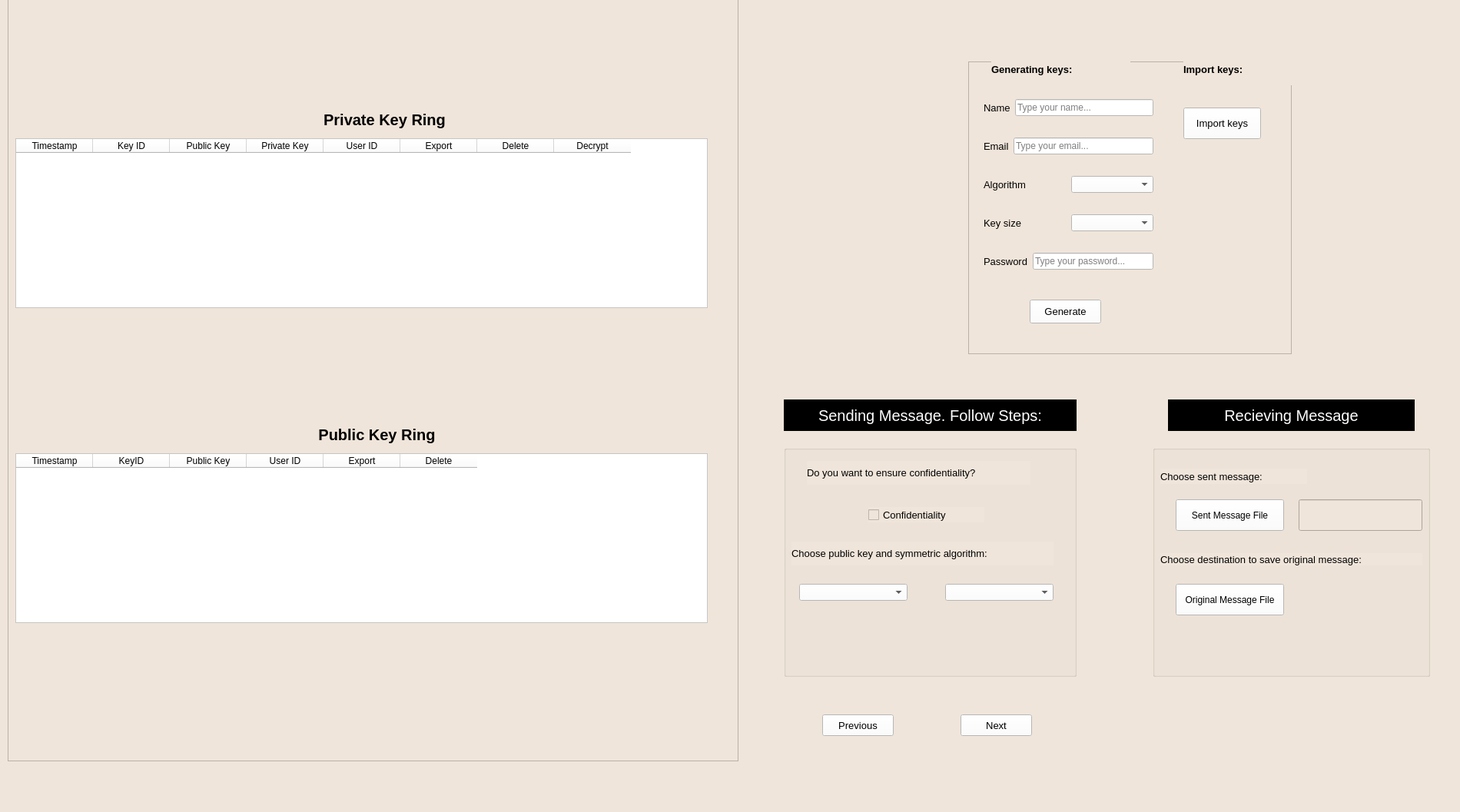
<?xml version="1.0" encoding="UTF-8"?>
<ui version="4.0">
 <class>MainWindow</class>
 <widget class="QMainWindow" name="MainWindow">
  <property name="geometry">
   <rect>
    <x>0</x>
    <y>0</y>
    <width>1900</width>
    <height>1057</height>
   </rect>
  </property>
  <property name="mouseTracking">
   <bool>true</bool>
  </property>
  <property name="contextMenuPolicy">
   <enum>Qt::NoContextMenu</enum>
  </property>
  <property name="windowTitle">
   <string>MainWindow</string>
  </property>
  <property name="toolTip">
   <string>&lt;html&gt;&lt;head/&gt;&lt;body&gt;&lt;p&gt;&lt;br/&gt;&lt;/p&gt;&lt;/body&gt;&lt;/html&gt;</string>
  </property>
  <property name="styleSheet">
   <string notr="true">
background-color: rgb(240, 229, 218);</string>
  </property>
  <widget class="QWidget" name="centralwidget">
   <widget class="QFrame" name="frame">
    <property name="geometry">
     <rect>
      <x>1260</x>
      <y>80</y>
      <width>421</width>
      <height>381</height>
     </rect>
    </property>
    <property name="styleSheet">
     <string notr="true">
background-color: rgb(240, 229, 218);</string>
    </property>
    <property name="frameShape">
     <enum>QFrame::StyledPanel</enum>
    </property>
    <property name="frameShadow">
     <enum>QFrame::Raised</enum>
    </property>
    <widget class="QWidget" name="layoutWidget">
     <property name="geometry">
      <rect>
       <x>20</x>
       <y>40</y>
       <width>221</width>
       <height>41</height>
      </rect>
     </property>
     <layout class="QHBoxLayout" name="horizontalLayout">
      <item>
       <widget class="QLabel" name="label">
        <property name="font">
         <font>
          <pointsize>10</pointsize>
         </font>
        </property>
        <property name="text">
         <string>Name</string>
        </property>
       </widget>
      </item>
      <item>
       <widget class="QLineEdit" name="name_LE">
        <property name="styleSheet">
         <string notr="true">
background-color: rgb(255, 255, 255);</string>
        </property>
        <property name="placeholderText">
         <string>Type your name...</string>
        </property>
       </widget>
      </item>
     </layout>
    </widget>
    <widget class="QWidget" name="layoutWidget">
     <property name="geometry">
      <rect>
       <x>20</x>
       <y>90</y>
       <width>221</width>
       <height>41</height>
      </rect>
     </property>
     <layout class="QHBoxLayout" name="horizontalLayout_2">
      <item>
       <widget class="QLabel" name="label_2">
        <property name="font">
         <font>
          <pointsize>10</pointsize>
         </font>
        </property>
        <property name="text">
         <string>Email</string>
        </property>
       </widget>
      </item>
      <item>
       <widget class="QLineEdit" name="email_LE">
        <property name="styleSheet">
         <string notr="true">background-color: rgb(255, 255, 255);</string>
        </property>
        <property name="placeholderText">
         <string>Type your email...</string>
        </property>
       </widget>
      </item>
     </layout>
    </widget>
    <widget class="QWidget" name="layoutWidget">
     <property name="geometry">
      <rect>
       <x>20</x>
       <y>140</y>
       <width>221</width>
       <height>41</height>
      </rect>
     </property>
     <layout class="QHBoxLayout" name="horizontalLayout_3">
      <item>
       <widget class="QLabel" name="label_4">
        <property name="font">
         <font>
          <pointsize>10</pointsize>
         </font>
        </property>
        <property name="text">
         <string>Algorithm</string>
        </property>
       </widget>
      </item>
      <item>
       <widget class="QComboBox" name="algorithm_CB">
        <property name="styleSheet">
         <string notr="true">background-color: rgb(255, 255, 255);</string>
        </property>
        <item>
         <property name="text">
          <string/>
         </property>
        </item>
        <item>
         <property name="text">
          <string>RSA</string>
         </property>
        </item>
        <item>
         <property name="text">
          <string>DSA</string>
         </property>
        </item>
        <item>
         <property name="text">
          <string>ElGamal</string>
         </property>
        </item>
       </widget>
      </item>
     </layout>
    </widget>
    <widget class="QWidget" name="layoutWidget">
     <property name="geometry">
      <rect>
       <x>20</x>
       <y>190</y>
       <width>221</width>
       <height>41</height>
      </rect>
     </property>
     <layout class="QHBoxLayout" name="horizontalLayout_4">
      <item>
       <widget class="QLabel" name="label_5">
        <property name="font">
         <font>
          <pointsize>10</pointsize>
         </font>
        </property>
        <property name="text">
         <string>Key size</string>
        </property>
       </widget>
      </item>
      <item>
       <widget class="QComboBox" name="keySize_CB">
        <property name="styleSheet">
         <string notr="true">background-color: rgb(255, 255, 255);</string>
        </property>
        <item>
         <property name="text">
          <string/>
         </property>
        </item>
        <item>
         <property name="text">
          <string>1024</string>
         </property>
        </item>
        <item>
         <property name="text">
          <string>2048</string>
         </property>
        </item>
       </widget>
      </item>
     </layout>
    </widget>
    <widget class="QWidget" name="layoutWidget">
     <property name="geometry">
      <rect>
       <x>20</x>
       <y>240</y>
       <width>221</width>
       <height>41</height>
      </rect>
     </property>
     <layout class="QHBoxLayout" name="horizontalLayout_5">
      <item>
       <widget class="QLabel" name="label_3">
        <property name="font">
         <font>
          <pointsize>10</pointsize>
         </font>
        </property>
        <property name="text">
         <string>Password</string>
        </property>
       </widget>
      </item>
      <item>
       <widget class="QLineEdit" name="password_LE">
        <property name="styleSheet">
         <string notr="true">background-color: rgb(255, 255, 255);</string>
        </property>
        <property name="placeholderText">
         <string>Type your password...</string>
        </property>
       </widget>
      </item>
     </layout>
    </widget>
    <widget class="QPushButton" name="generateButton">
     <property name="geometry">
      <rect>
       <x>80</x>
       <y>310</y>
       <width>93</width>
       <height>31</height>
      </rect>
     </property>
     <property name="font">
      <font>
       <pointsize>10</pointsize>
      </font>
     </property>
     <property name="styleSheet">
      <string notr="true">background-color: rgb(255, 255, 255);</string>
     </property>
     <property name="text">
      <string>Generate</string>
     </property>
    </widget>
    <widget class="QToolButton" name="importButton">
     <property name="geometry">
      <rect>
       <x>280</x>
       <y>60</y>
       <width>101</width>
       <height>41</height>
      </rect>
     </property>
     <property name="font">
      <font>
       <pointsize>10</pointsize>
      </font>
     </property>
     <property name="styleSheet">
      <string notr="true">
background-color: rgb(255, 255, 255);</string>
     </property>
     <property name="text">
      <string>Import keys</string>
     </property>
    </widget>
    <widget class="QLabel" name="label_18">
     <property name="geometry">
      <rect>
       <x>30</x>
       <y>-10</y>
       <width>181</width>
       <height>41</height>
      </rect>
     </property>
     <property name="font">
      <font>
       <pointsize>10</pointsize>
       <weight>75</weight>
       <bold>true</bold>
      </font>
     </property>
     <property name="text">
      <string>Generating keys:</string>
     </property>
    </widget>
    <widget class="QLabel" name="label_19">
     <property name="geometry">
      <rect>
       <x>280</x>
       <y>-10</y>
       <width>151</width>
       <height>41</height>
      </rect>
     </property>
     <property name="font">
      <font>
       <pointsize>10</pointsize>
       <weight>75</weight>
       <bold>true</bold>
      </font>
     </property>
     <property name="text">
      <string>Import keys:</string>
     </property>
    </widget>
   </widget>
   <widget class="QFrame" name="frame_2">
    <property name="geometry">
     <rect>
      <x>10</x>
      <y>-20</y>
      <width>951</width>
      <height>1011</height>
     </rect>
    </property>
    <property name="frameShape">
     <enum>QFrame::StyledPanel</enum>
    </property>
    <property name="frameShadow">
     <enum>QFrame::Raised</enum>
    </property>
    <widget class="QTableWidget" name="PrivateKeyRing">
     <property name="geometry">
      <rect>
       <x>10</x>
       <y>200</y>
       <width>901</width>
       <height>221</height>
      </rect>
     </property>
     <property name="styleSheet">
      <string notr="true">background-color:rgb(255, 255, 255);</string>
     </property>
     <column>
      <property name="text">
       <string>Timestamp</string>
      </property>
     </column>
     <column>
      <property name="text">
       <string>Key ID</string>
      </property>
     </column>
     <column>
      <property name="text">
       <string>Public Key</string>
      </property>
     </column>
     <column>
      <property name="text">
       <string>Private Key</string>
      </property>
     </column>
     <column>
      <property name="text">
       <string>User ID</string>
      </property>
     </column>
     <column>
      <property name="text">
       <string>Export</string>
      </property>
     </column>
     <column>
      <property name="text">
       <string>Delete</string>
      </property>
     </column>
     <column>
      <property name="text">
       <string>Decrypt</string>
      </property>
     </column>
    </widget>
    <widget class="QLabel" name="label_16">
     <property name="geometry">
      <rect>
       <x>150</x>
       <y>160</y>
       <width>681</width>
       <height>31</height>
      </rect>
     </property>
     <property name="font">
      <font>
       <pointsize>15</pointsize>
       <weight>75</weight>
       <bold>true</bold>
      </font>
     </property>
     <property name="text">
      <string>Private Key Ring</string>
     </property>
     <property name="alignment">
      <set>Qt::AlignCenter</set>
     </property>
    </widget>
   </widget>
   <widget class="QLabel" name="label_20">
    <property name="geometry">
     <rect>
      <x>1520</x>
      <y>520</y>
      <width>321</width>
      <height>41</height>
     </rect>
    </property>
    <property name="font">
     <font>
      <pointsize>15</pointsize>
      <weight>50</weight>
      <bold>false</bold>
     </font>
    </property>
    <property name="styleSheet">
     <string notr="true">background-color:black;color:white;</string>
    </property>
    <property name="text">
     <string>Recieving Message</string>
    </property>
    <property name="alignment">
     <set>Qt::AlignCenter</set>
    </property>
   </widget>
   <widget class="QGroupBox" name="groupBox_4">
    <property name="geometry">
     <rect>
      <x>1500</x>
      <y>580</y>
      <width>361</width>
      <height>301</height>
     </rect>
    </property>
    <property name="styleSheet">
     <string notr="true">
background-color: rgb(240, 229, 218);</string>
    </property>
    <property name="title">
     <string/>
    </property>
    <widget class="QLabel" name="label_14">
     <property name="geometry">
      <rect>
       <x>10</x>
       <y>30</y>
       <width>191</width>
       <height>20</height>
      </rect>
     </property>
     <property name="font">
      <font>
       <pointsize>10</pointsize>
      </font>
     </property>
     <property name="layoutDirection">
      <enum>Qt::LeftToRight</enum>
     </property>
     <property name="text">
      <string>Choose sent message:</string>
     </property>
     <property name="alignment">
      <set>Qt::AlignLeading|Qt::AlignLeft|Qt::AlignVCenter</set>
     </property>
    </widget>
    <widget class="QToolButton" name="recieveButton">
     <property name="geometry">
      <rect>
       <x>30</x>
       <y>70</y>
       <width>141</width>
       <height>41</height>
      </rect>
     </property>
     <property name="font">
      <font>
       <pointsize>9</pointsize>
      </font>
     </property>
     <property name="styleSheet">
      <string notr="true">
background-color: rgb(255, 255, 255);</string>
     </property>
     <property name="text">
      <string>Sent Message File</string>
     </property>
    </widget>
    <widget class="QLabel" name="label_15">
     <property name="geometry">
      <rect>
       <x>10</x>
       <y>140</y>
       <width>341</width>
       <height>16</height>
      </rect>
     </property>
     <property name="font">
      <font>
       <pointsize>10</pointsize>
      </font>
     </property>
     <property name="text">
      <string>Choose destination to save original message:</string>
     </property>
    </widget>
    <widget class="QToolButton" name="saveButton">
     <property name="geometry">
      <rect>
       <x>30</x>
       <y>180</y>
       <width>141</width>
       <height>41</height>
      </rect>
     </property>
     <property name="font">
      <font>
       <pointsize>9</pointsize>
      </font>
     </property>
     <property name="styleSheet">
      <string notr="true">
background-color: rgb(255, 255, 255);
</string>
     </property>
     <property name="text">
      <string>Original Message File</string>
     </property>
    </widget>
    <widget class="QLineEdit" name="key_id_LE">
     <property name="geometry">
      <rect>
       <x>190</x>
       <y>70</y>
       <width>161</width>
       <height>41</height>
      </rect>
     </property>
    </widget>
   </widget>
   <widget class="QPushButton" name="previousButton">
    <property name="geometry">
     <rect>
      <x>1070</x>
      <y>930</y>
      <width>93</width>
      <height>28</height>
     </rect>
    </property>
    <property name="font">
     <font>
      <pointsize>10</pointsize>
     </font>
    </property>
    <property name="styleSheet">
     <string notr="true">background-color: rgb(255, 255, 255);</string>
    </property>
    <property name="text">
     <string>Previous</string>
    </property>
   </widget>
   <widget class="QPushButton" name="nextButton">
    <property name="geometry">
     <rect>
      <x>1250</x>
      <y>930</y>
      <width>93</width>
      <height>28</height>
     </rect>
    </property>
    <property name="font">
     <font>
      <pointsize>10</pointsize>
     </font>
    </property>
    <property name="styleSheet">
     <string notr="true">background-color: rgb(255, 255, 255);</string>
    </property>
    <property name="text">
     <string>Next</string>
    </property>
   </widget>
   <widget class="QStackedWidget" name="stackedWidget">
    <property name="enabled">
     <bool>true</bool>
    </property>
    <property name="geometry">
     <rect>
      <x>1000</x>
      <y>540</y>
      <width>401</width>
      <height>381</height>
     </rect>
    </property>
    <property name="mouseTracking">
     <bool>false</bool>
    </property>
    <property name="contextMenuPolicy">
     <enum>Qt::NoContextMenu</enum>
    </property>
    <property name="currentIndex">
     <number>0</number>
    </property>
    <widget class="QWidget" name="page">
     <widget class="QGroupBox" name="groupBox">
      <property name="geometry">
       <rect>
        <x>20</x>
        <y>40</y>
        <width>381</width>
        <height>301</height>
       </rect>
      </property>
      <property name="styleSheet">
       <string notr="true">
background-color: rgb(240, 229, 218);</string>
      </property>
      <property name="title">
       <string/>
      </property>
      <widget class="QCheckBox" name="confidentiality_CB">
       <property name="geometry">
        <rect>
         <x>110</x>
         <y>80</y>
         <width>151</width>
         <height>20</height>
        </rect>
       </property>
       <property name="font">
        <font>
         <pointsize>10</pointsize>
        </font>
       </property>
       <property name="text">
        <string>Confidentiality</string>
       </property>
      </widget>
      <widget class="QComboBox" name="publicKeyUserID">
       <property name="geometry">
        <rect>
         <x>20</x>
         <y>180</y>
         <width>141</width>
         <height>22</height>
        </rect>
       </property>
       <property name="styleSheet">
        <string notr="true">background-color: rgb(255, 255, 255);
</string>
       </property>
       <item>
        <property name="text">
         <string/>
        </property>
       </item>
      </widget>
      <widget class="QComboBox" name="algorithmConf_CB">
       <property name="geometry">
        <rect>
         <x>210</x>
         <y>180</y>
         <width>141</width>
         <height>22</height>
        </rect>
       </property>
       <property name="styleSheet">
        <string notr="true">
background-color: rgb(255, 255, 255);</string>
       </property>
       <item>
        <property name="text">
         <string/>
        </property>
       </item>
       <item>
        <property name="text">
         <string>3DES</string>
        </property>
       </item>
       <item>
        <property name="text">
         <string>AES</string>
        </property>
       </item>
      </widget>
      <widget class="QLabel" name="label_6">
       <property name="geometry">
        <rect>
         <x>30</x>
         <y>20</y>
         <width>291</width>
         <height>31</height>
        </rect>
       </property>
       <property name="font">
        <font>
         <pointsize>10</pointsize>
        </font>
       </property>
       <property name="text">
        <string>Do you want to ensure confidentiality?</string>
       </property>
      </widget>
      <widget class="QLabel" name="label_12">
       <property name="geometry">
        <rect>
         <x>10</x>
         <y>125</y>
         <width>341</width>
         <height>31</height>
        </rect>
       </property>
       <property name="font">
        <font>
         <pointsize>10</pointsize>
        </font>
       </property>
       <property name="text">
        <string>Choose public key and symmetric algorithm:</string>
       </property>
      </widget>
     </widget>
    </widget>
    <widget class="QWidget" name="page_2">
     <widget class="QGroupBox" name="groupBox_2">
      <property name="geometry">
       <rect>
        <x>20</x>
        <y>30</y>
        <width>381</width>
        <height>321</height>
       </rect>
      </property>
      <property name="styleSheet">
       <string notr="true">
background-color: rgb(240, 229, 218);</string>
      </property>
      <property name="title">
       <string/>
      </property>
      <widget class="QCheckBox" name="Authentication_CB">
       <property name="geometry">
        <rect>
         <x>110</x>
         <y>90</y>
         <width>181</width>
         <height>20</height>
        </rect>
       </property>
       <property name="font">
        <font>
         <pointsize>10</pointsize>
        </font>
       </property>
       <property name="text">
        <string>Authentication</string>
       </property>
      </widget>
      <widget class="QComboBox" name="privateKeyUserID">
       <property name="geometry">
        <rect>
         <x>100</x>
         <y>220</y>
         <width>141</width>
         <height>22</height>
        </rect>
       </property>
       <property name="styleSheet">
        <string notr="true">
background-color: rgb(255, 255, 255);</string>
       </property>
       <item>
        <property name="text">
         <string/>
        </property>
       </item>
      </widget>
      <widget class="QLabel" name="label_8">
       <property name="geometry">
        <rect>
         <x>30</x>
         <y>20</y>
         <width>321</width>
         <height>31</height>
        </rect>
       </property>
       <property name="font">
        <font>
         <pointsize>10</pointsize>
        </font>
       </property>
       <property name="text">
        <string>Do you want to ensure authentication?</string>
       </property>
      </widget>
      <widget class="QLabel" name="label_11">
       <property name="geometry">
        <rect>
         <x>30</x>
         <y>150</y>
         <width>251</width>
         <height>31</height>
        </rect>
       </property>
       <property name="font">
        <font>
         <pointsize>10</pointsize>
        </font>
       </property>
       <property name="text">
        <string>Choose private key:</string>
       </property>
      </widget>
     </widget>
    </widget>
    <widget class="QWidget" name="page_3">
     <widget class="QGroupBox" name="groupBox_3">
      <property name="geometry">
       <rect>
        <x>10</x>
        <y>30</y>
        <width>381</width>
        <height>341</height>
       </rect>
      </property>
      <property name="styleSheet">
       <string notr="true">
background-color: rgb(240, 229, 218);</string>
      </property>
      <property name="title">
       <string/>
      </property>
      <widget class="QPlainTextEdit" name="messageText">
       <property name="geometry">
        <rect>
         <x>20</x>
         <y>150</y>
         <width>281</width>
         <height>71</height>
        </rect>
       </property>
       <property name="styleSheet">
        <string notr="true">
background-color: rgb(255, 255, 255);</string>
       </property>
       <property name="plainText">
        <string/>
       </property>
      </widget>
      <widget class="QCheckBox" name="radix_CB">
       <property name="geometry">
        <rect>
         <x>240</x>
         <y>60</y>
         <width>111</width>
         <height>20</height>
        </rect>
       </property>
       <property name="font">
        <font>
         <pointsize>10</pointsize>
        </font>
       </property>
       <property name="text">
        <string>Radix 64</string>
       </property>
      </widget>
      <widget class="QCheckBox" name="compression_CB">
       <property name="geometry">
        <rect>
         <x>20</x>
         <y>60</y>
         <width>141</width>
         <height>21</height>
        </rect>
       </property>
       <property name="font">
        <font>
         <pointsize>10</pointsize>
        </font>
       </property>
       <property name="text">
        <string>Compression</string>
       </property>
      </widget>
      <widget class="QLabel" name="label_10">
       <property name="geometry">
        <rect>
         <x>10</x>
         <y>110</y>
         <width>201</width>
         <height>16</height>
        </rect>
       </property>
       <property name="font">
        <font>
         <pointsize>10</pointsize>
        </font>
       </property>
       <property name="text">
        <string>Please, enter message:</string>
       </property>
      </widget>
      <widget class="QLabel" name="label_9">
       <property name="geometry">
        <rect>
         <x>10</x>
         <y>30</y>
         <width>371</width>
         <height>16</height>
        </rect>
       </property>
       <property name="font">
        <font>
         <pointsize>10</pointsize>
        </font>
       </property>
       <property name="text">
        <string>Do you want to compress or convert to radix 64?</string>
       </property>
      </widget>
      <widget class="QPushButton" name="sendButton">
       <property name="geometry">
        <rect>
         <x>130</x>
         <y>300</y>
         <width>93</width>
         <height>28</height>
        </rect>
       </property>
       <property name="font">
        <font>
         <pointsize>10</pointsize>
        </font>
       </property>
       <property name="styleSheet">
        <string notr="true">
background-color: rgb(255, 255, 255);</string>
       </property>
       <property name="text">
        <string>Send</string>
       </property>
      </widget>
      <widget class="QLabel" name="label_13">
       <property name="geometry">
        <rect>
         <x>10</x>
         <y>240</y>
         <width>241</width>
         <height>16</height>
        </rect>
       </property>
       <property name="font">
        <font>
         <pointsize>10</pointsize>
        </font>
       </property>
       <property name="text">
        <string>Choose filename and location:</string>
       </property>
      </widget>
      <widget class="QToolButton" name="fileButton">
       <property name="geometry">
        <rect>
         <x>260</x>
         <y>230</y>
         <width>91</width>
         <height>31</height>
        </rect>
       </property>
       <property name="font">
        <font>
         <pointsize>10</pointsize>
        </font>
       </property>
       <property name="styleSheet">
        <string notr="true">
background-color: rgb(255, 255, 255);</string>
       </property>
       <property name="text">
        <string>Sent File</string>
       </property>
      </widget>
      <widget class="QLineEdit" name="file_LE">
       <property name="geometry">
        <rect>
         <x>10</x>
         <y>270</y>
         <width>221</width>
         <height>22</height>
        </rect>
       </property>
       <property name="styleSheet">
        <string notr="true">
background-color: rgb(255, 255, 255);</string>
       </property>
      </widget>
     </widget>
    </widget>
   </widget>
   <widget class="QLabel" name="label_7">
    <property name="geometry">
     <rect>
      <x>1020</x>
      <y>520</y>
      <width>381</width>
      <height>41</height>
     </rect>
    </property>
    <property name="font">
     <font>
      <pointsize>15</pointsize>
     </font>
    </property>
    <property name="layoutDirection">
     <enum>Qt::LeftToRight</enum>
    </property>
    <property name="styleSheet">
     <string notr="true">background-color:black;color:white;</string>
    </property>
    <property name="text">
     <string>Sending Message. Follow Steps:</string>
    </property>
    <property name="alignment">
     <set>Qt::AlignCenter</set>
    </property>
   </widget>
   <widget class="QTableWidget" name="publicKeyRing">
    <property name="geometry">
     <rect>
      <x>20</x>
      <y>590</y>
      <width>901</width>
      <height>221</height>
     </rect>
    </property>
    <property name="styleSheet">
     <string notr="true">background-color:rgb(255, 255, 255);</string>
    </property>
    <column>
     <property name="text">
      <string>Timestamp</string>
     </property>
    </column>
    <column>
     <property name="text">
      <string>KeyID</string>
     </property>
    </column>
    <column>
     <property name="text">
      <string>Public Key</string>
     </property>
    </column>
    <column>
     <property name="text">
      <string>User ID</string>
     </property>
    </column>
    <column>
     <property name="text">
      <string>Export</string>
     </property>
    </column>
    <column>
     <property name="text">
      <string>Delete</string>
     </property>
    </column>
   </widget>
   <widget class="QLabel" name="label_17">
    <property name="geometry">
     <rect>
      <x>150</x>
      <y>550</y>
      <width>681</width>
      <height>31</height>
     </rect>
    </property>
    <property name="font">
     <font>
      <pointsize>15</pointsize>
      <weight>75</weight>
      <bold>true</bold>
     </font>
    </property>
    <property name="text">
     <string>Public Key Ring</string>
    </property>
    <property name="alignment">
     <set>Qt::AlignCenter</set>
    </property>
   </widget>
  </widget>
  <widget class="QMenuBar" name="menubar">
   <property name="geometry">
    <rect>
     <x>0</x>
     <y>0</y>
     <width>1900</width>
     <height>26</height>
    </rect>
   </property>
  </widget>
  <widget class="QStatusBar" name="statusbar"/>
 </widget>
 <resources/>
 <connections/>
</ui>
